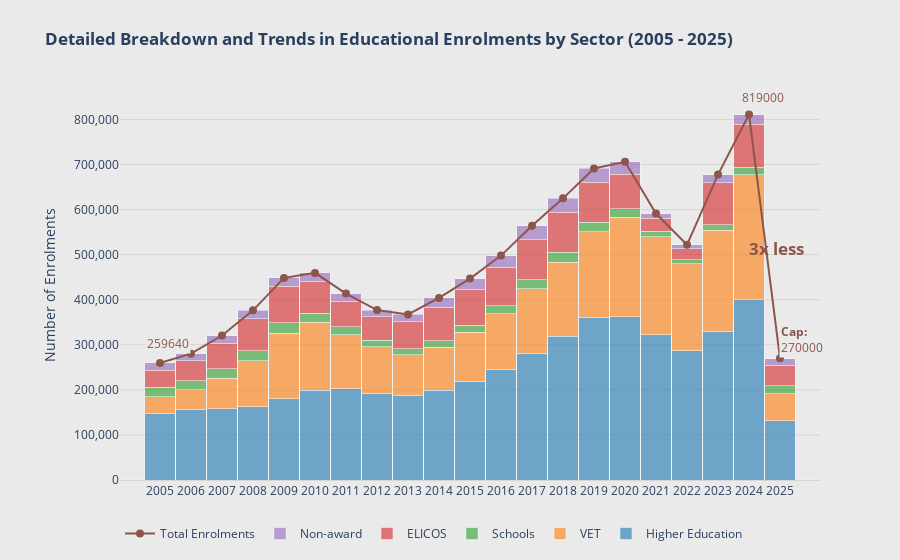

Source (notebook cell):
### Code cell
import plotly.graph_objects as go

# Filter out "Grand Total" for bars, but keep it in the data for tooltips
df_bars = df_long[df_long['Sector'] != 'Grand Total']
df_grand_total = df_long[df_long['Sector'] == 'Grand Total']

# Create figure
fig = go.Figure()

# Define colors for each sector
sector_colors = {
    'Higher Education': '#1f77b4',
    'VET': '#ff7f0e',
    'Schools': '#2ca02c',
    'ELICOS': '#d62728',
    'Non-award': '#9467bd',
    'Grand Total': '#8c564b'  # Color for Grand Total
}

# Add bars for each sector except "Grand Total"
for sector in df_bars['Sector'].unique():
    sector_data = df_bars[df_bars['Sector'] == sector]
    fig.add_trace(
        go.Bar(
            name=sector,
            x=sector_data['Year'],
            y=sector_data['Enrolments'],
            marker_color=sector_colors.get(sector, '#000000'),
            opacity=0.6,
            customdata=[df_grand_total[df_grand_total['Year'] == year]['Enrolments'].values[0] if not df_grand_total[df_grand_total['Year'] == year].empty else None for year in sector_data['Year']]
        )
    )

# Add line for "Grand Total"
fig.add_trace(
    go.Scatter(
        x=df_grand_total['Year'],
        y=df_grand_total['Enrolments'],
        mode='lines+markers',
        line=dict(color=sector_colors['Grand Total'], width=2),
        marker=dict(size=8),
        name='Total Enrolments',
        hovertemplate='%{y}<extra></extra>'
    )
)


# Update layout
fig.update_layout(
    title="<b>Detailed Breakdown and Trends in Educational Enrolments by Sector (2005 - 2025)</b>",
    
    showlegend=True,
    legend_orientation='h',
    margin=dict(t=90, b=30, l=120, r=80),
    barmode='stack',
    hovermode='x unified',
    template='plotly_white',
    paper_bgcolor='#eaeaea',
    plot_bgcolor='#eaeaea',
    hoverlabel=dict(
        bgcolor='#eaeaea'
    ),
    bargap=0.01
)

fig.update_xaxes(
    linecolor='#d6d6d6',
    tickformat='%Y'
)

fig.update_yaxes(
    tickformat=',',
    gridcolor='#d6d6d6',
    title='Number of Enrolments'
)

# Add annotation
fig.add_annotation(
    x=0.98,
    y=0.56,
    xref='paper',
    yref='paper',
    text="<b>3x less<b>",
    showarrow=False,
    align='left',
    font=dict(size=17, color='#8c564b'),
    xanchor='right',
    yanchor='bottom'
)


# Add annotation
fig.add_annotation(
    x=0.9,
    y=0.93,
    xref='paper',
    yref='paper',
    text="819000",
    showarrow=True,
    arrowhead=2,  # Style of the arrow
    arrowsize=1,  # Size of the arrow
    arrowwidth=1.5,  # Width of the arrow
    arrowcolor='#a8a8a8',  # Color of the arrow
    align='left',
    font=dict(size=12, color='#8c564b'),
    bgcolor='#eaeaea',  # Background color of the annotation
    xanchor='left',
    yanchor='top',
    standoff=10  # Distance of the annotation from the arrow
)

# Add annotation
fig.add_annotation(
    x=0.956,
    y=0.33,
    xref='paper',
    yref='paper',
    text="<b>Cap:</b><br>270000",
    showarrow=True,
    arrowhead=2,  # Style of the arrow
    arrowsize=1,  # Size of the arrow
    arrowwidth=1.5,  # Width of the arrow
    arrowcolor='#a8a8a8',  # Color of the arrow
    align='left',
    font=dict(size=12, color='#8c564b'),
    bgcolor='#eaeaea',  # Background color of the annotation
    xanchor='left',
    yanchor='top',
    standoff=10  # Distance of the annotation from the arrow
)

# Add annotation
fig.add_annotation(
    x=0.05,
    y=0.3,
    xref='paper',
    yref='paper',
    text="259640",
    showarrow=True,
    arrowhead=2,  # Style of the arrow
    arrowsize=1,  # Size of the arrow
    arrowwidth=1.5,  # Width of the arrow
    arrowcolor='#a8a8a8',  # Color of the arrow
    align='left',
    font=dict(size=12, color='#8c564b'),
    bgcolor='#eaeaea',  # Background color of the annotation
    xanchor='left',
    yanchor='top',
    standoff=10  # Distance of the annotation from the arrow
)


fig.show()

# Save the figure
fig.write_html('educational_enrolments.html')

### Figure 1 — Plotly figure (JSON) as saved in the notebook; plotly's stock layout.template omitted (floating-point values rounded to 4 significant figures)
{"data": [{"customdata": [259640, 280371, 320500, 376363, 448421, 459541, 413601, 377094, 367405, 403924, 446829, 497868, 564159, 624893, 691180, 706095, 591270, 521831, 677640, 810960, 270000], "marker": {"color": "#1f77b4"}, "name": "Higher Education", "opacity": 0.6, "type": "bar", "x": ["2005", "2006", "2007", "2008", "2009", "2010", "2011", "2012", "2013", "2014", "2015", "2016", "2017", "2018", "2019", "2020", "2021", "2022", "2023", "2024", "2025"], "y": [148535, 155387, 158515, 162656, 179973, 199341, 202447, 192683, 187502, 199471, 217801, 244541, 280136, 319486, 360440, 362442, 322527, 286336, 330549, 399427, 132000]}, {"customdata": [259640, 280371, 320500, 376363, 448421, 459541, 413601, 377094, 367405, 403924, 446829, 497868, 564159, 624893, 691180, 706095, 591270, 521831, 677640, 810960, 270000], "marker": {"color": "#ff7f0e"}, "name": "VET", "opacity": 0.6, "type": "bar", "x": ["2005", "2006", "2007", "2008", "2009", "2010", "2011", "2012", "2013", "2014", "2015", "2016", "2017", "2018", "2019", "2020", "2021", "2022", "2023", "2024", "2025"], "y": [35975, 45413, 67240, 101475, 146150, 150376, 120350, 102500, 90181, 95489, 109880, 124276, 143687, 164042, 189922, 220211, 216966, 193065, 223382, 278032, 59700]}, {"customdata": [259640, 280371, 320500, 376363, 448421, 459541, 413601, 377094, 367405, 403924, 446829, 497868, 564159, 624893, 691180, 706095, 591270, 521831, 677640, 810960, 270000], "marker": {"color": "#2ca02c"}, "name": "Schools", "opacity": 0.6, "type": "bar", "x": ["2005", "2006", "2007", "2008", "2009", "2010", "2011", "2012", "2013", "2014", "2015", "2016", "2017", "2018", "2019", "2020", "2021", "2022", "2023", "2024", "2025"], "y": [21294, 19914, 21038, 23033, 22917, 20253, 17205, 14996, 14068, 14118, 15766, 18252, 20383, 22074, 21360, 19266, 12644, 8868, 11882, 16325, 17800]}, {"customdata": [259640, 280371, 320500, 376363, 448421, 459541, 413601, 377094, 367405, 403924, 446829, 497868, 564159, 624893, 691180, 706095, 591270, 521831, 677640, 810960, 270000], "marker": {"color": "#d62728"}, "name": "ELICOS", "opacity": 0.6, "type": "bar", "x": ["2005", "2006", "2007", "2008", "2009", "2010", "2011", "2012", "2013", "2014", "2015", "2016", "2017", "2018", "2019", "2020", "2021", "2022", "2023", "2024", "2025"], "y": [37499, 43516, 57071, 71159, 80544, 70314, 56006, 51857, 59383, 74660, 79937, 84651, 88478, 87995, 89375, 76627, 28684, 25197, 93675, 95913, 45600]}, {"customdata": [259640, 280371, 320500, 376363, 448421, 459541, 413601, 377094, 367405, 403924, 446829, 497868, 564159, 624893, 691180, 706095, 591270, 521831, 677640, 810960, 270000], "marker": {"color": "#9467bd"}, "name": "Non-award", "opacity": 0.6, "type": "bar", "x": ["2005", "2006", "2007", "2008", "2009", "2010", "2011", "2012", "2013", "2014", "2015", "2016", "2017", "2018", "2019", "2020", "2021", "2022", "2023", "2024", "2025"], "y": [16337, 16141, 16636, 18040, 18837, 19257, 17593, 15058, 16271, 20186, 23445, 26148, 31475, 31296, 30083, 27549, 10449, 8365, 18152, 21263, 14200]}, {"hovertemplate": "%{y}<extra></extra>", "line": {"color": "#8c564b", "width": 2}, "marker": {"size": 8}, "mode": "lines+markers", "name": "Total Enrolments", "type": "scatter", "x": ["2005", "2006", "2007", "2008", "2009", "2010", "2011", "2012", "2013", "2014", "2015", "2016", "2017", "2018", "2019", "2020", "2021", "2022", "2023", "2024", "2025"], "y": [259640, 280371, 320500, 376363, 448421, 459541, 413601, 377094, 367405, 403924, 446829, 497868, 564159, 624893, 691180, 706095, 591270, 521831, 677640, 810960, 270000]}], "layout": {"annotations": [{"align": "left", "font": {"color": "#8c564b", "size": 17}, "showarrow": false, "text": "<b>3x less<b>", "x": 0.98, "xanchor": "right", "xref": "paper", "y": 0.56, "yanchor": "bottom", "yref": "paper"}, {"align": "left", "arrowcolor": "#a8a8a8", "arrowhead": 2, "arrowsize": 1, "arrowwidth": 1.5, "bgcolor": "#eaeaea", "font": {"color": "#8c564b", "size": 12}, "showarrow": true, "standoff": 10, "text": "819000", "x": 0.9, "xanchor": "left", "xref": "paper", "y": 0.93, "yanchor": "top", "yref": "paper"}, {"align": "left", "arrowcolor": "#a8a8a8", "arrowhead": 2, "arrowsize": 1, "arrowwidth": 1.5, "bgcolor": "#eaeaea", "font": {"color": "#8c564b", "size": 12}, "showarrow": true, "standoff": 10, "text": "<b>Cap:</b><br>270000", "x": 0.956, "xanchor": "left", "xref": "paper", "y": 0.33, "yanchor": "top", "yref": "paper"}, {"align": "left", "arrowcolor": "#a8a8a8", "arrowhead": 2, "arrowsize": 1, "arrowwidth": 1.5, "bgcolor": "#eaeaea", "font": {"color": "#8c564b", "size": 12}, "showarrow": true, "standoff": 10, "text": "259640", "x": 0.05, "xanchor": "left", "xref": "paper", "y": 0.3, "yanchor": "top", "yref": "paper"}], "bargap": 0.01, "barmode": "stack", "hoverlabel": {"bgcolor": "#eaeaea"}, "hovermode": "x unified", "legend": {"orientation": "h"}, "margin": {"b": 30, "l": 120, "r": 80, "t": 90}, "paper_bgcolor": "#eaeaea", "plot_bgcolor": "#eaeaea", "showlegend": true, "title": {"text": "<b>Detailed Breakdown and Trends in Educational Enrolments by Sector (2005 - 2025)</b>"}, "xaxis": {"linecolor": "#d6d6d6", "tickformat": "%Y"}, "yaxis": {"gridcolor": "#d6d6d6", "tickformat": ",", "title": {"text": "Number of Enrolments"}}}}
